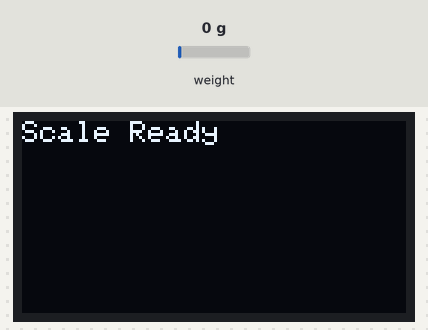
Recording of a sketch running on a simulated ESP32. Shown: 128×64 one-colour display. The inputs (shaded band) are chosen by the test bench; at power-on: weight on the scale 0 g. WiFi joins after 1.5 s; servers stay silent unless stated; what the sketch prints to the serial monitor is not drawn.

Above: at 3.1 s.
At 9.1 s:
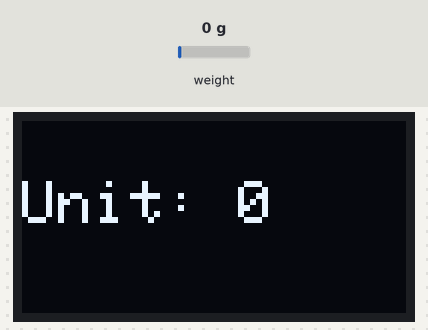
9.2 s: weight on the scale set to 100 g
At 12.1 s:
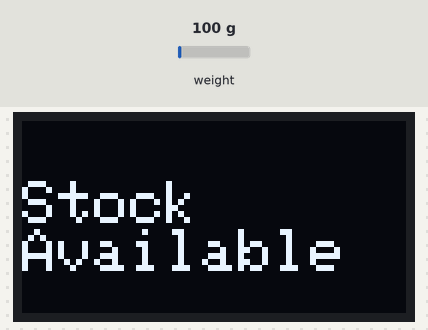
Timing chart, 0 to 13.6 s (numbered marks = the images above; inputs shaded):
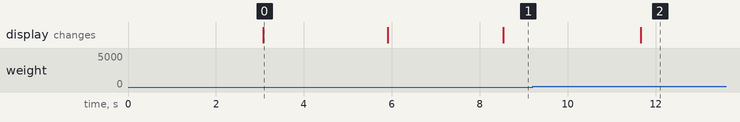

The sketch:

smart-inventory.ino
```cpp
#define BLYNK_TEMPLATE_ID "YOUR_BLYNK_TEMPLATE_ID"
#define BLYNK_TEMPLATE_NAME "YOUR_BLYNK_TEMPLATE_NAME"
#define BLYNK_AUTH_TOKEN "YOUR_BLYNK_AUTH_TOKEN"

#define BLYNK_PRINT Serial

#include <WiFi.h>
#include <BlynkSimpleEsp32.h>
#include <Wire.h>
#include <Adafruit_GFX.h>
#include <Adafruit_SSD1306.h>
#include "HX711.h"

// WiFi
char ssid[] = "YOUR_WIFI_SSID";
char pass[] = "YOUR_WIFI_PASSWORD";

// OLED
#define SCREEN_WIDTH 128
#define SCREEN_HEIGHT 64
#define OLED_RESET -1
Adafruit_SSD1306 display(SCREEN_WIDTH, SCREEN_HEIGHT, &Wire, OLED_RESET);

// HX711
#define DT 18
#define SCK 19
HX711 scale;

// Calibration factor
float calibration_factor = 1;

// Noise filter
float previousWeight = 0;
float noiseThreshold = 3.0;

void setup() {
  Serial.begin(9600);

  // OLED start
  if (!display.begin(SSD1306_SWITCHCAPVCC, 0x3C)) {
    Serial.println("OLED not found");
    while (true);
  }

  display.clearDisplay();
  display.setTextSize(1);
  display.setTextColor(WHITE);
  display.setCursor(0, 0);
  display.println("Initializing...");
  display.display();

  // HX711
  scale.begin(DT, SCK);
  scale.set_scale(calibration_factor);

  delay(2000);
  scale.tare();

  display.clearDisplay();
  display.setCursor(0, 0);
  display.println("Scale Ready");
  display.display();

  delay(1000);

  // Connect to Blynk
  Blynk.begin(BLYNK_AUTH_TOKEN, ssid, pass);

  display.clearDisplay();
  display.setCursor(0, 0);
  display.println("Blynk Connected");
  display.display();
  delay(1000);
}

void loop() {
  Blynk.run();

  static unsigned long lastRead = 0;

  // baca setiap 1.5 saat (bagi stabil)
  if (millis() - lastRead > 1500) {

    float weight = scale.get_units(10);
    Serial.println(weight);
    delay(500);

    // remove noise
    if (weight < 20) weight = 0;

    // smoothing
    weight = (weight + previousWeight) / 2;

    int pieces = 0;
    bool stockCukup = false;
    String statusText = "";

    if (weight >= 150 && weight < 340) {
      pieces = 1;
      statusText = "1 unit";
    }
    else if (weight >= 340 && weight < 500) {
      pieces = 2;
      statusText = "2 units";
    }
    else if (weight >= 500 && weight < 600) {
      pieces = 3;
      statusText = "3 units";
    }
    else if (weight >= 600) {
      stockCukup = true;
      statusText = "Stock Available";
    }
    else {
      pieces = 0;
      statusText = "No item";
    }

    // Serial
    Serial.print("Weight: ");
    Serial.print(weight);
    Serial.print(" g | ");
    Serial.println(statusText);
    Serial.println(scale.get_units());

    // Blynk (slow update)
    Blynk.virtualWrite(V0, weight);
    Blynk.virtualWrite(V1, pieces);
    Blynk.virtualWrite(V2, statusText);

    // OLED
    display.clearDisplay();
    display.setTextColor(WHITE);

    if (stockCukup) {
      display.setTextSize(2);
      display.setCursor(0, 20);
      display.println("Stock");
      display.println("Available");
    } else {
      display.setTextSize(2);
      display.setCursor(0, 20);
      display.print("Unit: ");
      display.print(pieces);
    }

    display.display();

    previousWeight = weight;
    lastRead = millis();
  }
}
```

Measured:
- after the input at 9.2 s, the display: changes after 2.5 s (image 2)
- what the display in image 0 shows lasts 2.8 s, from 3.1 s to 5.9 s
